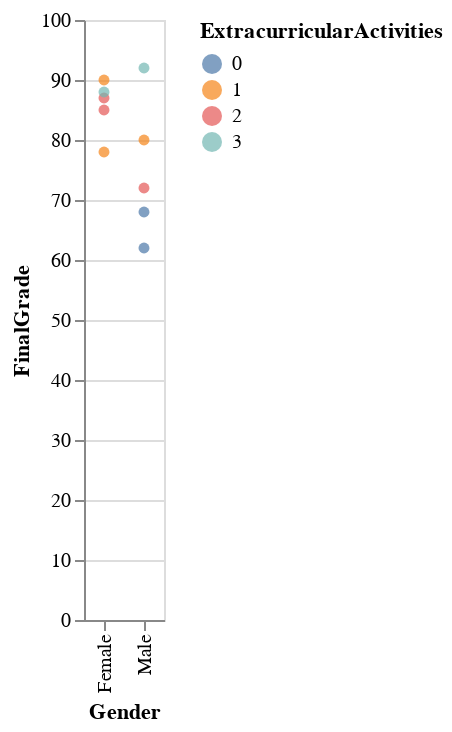

Write notebook code for a chart like this one.
### Code cell
# Gender vs FinalGrade diagrama de dispersion con altair
alt.Chart(df).mark_circle().encode(
    x='Gender',
    y='FinalGrade',
    color='ExtracurricularActivities:N'  # Explicitly specify nominal (N) data type for color
)

### Figure 1 — Vega-Lite specification as saved in the notebook (floating-point values rounded to 4 significant figures)
{"config": {"view": {"continuousWidth": 400, "continuousHeight": 300}}, "data": {"name": "data-83358f34435ed5458ddf4d188b4679f7"}, "mark": "circle", "encoding": {"color": {"field": "ExtracurricularActivities", "type": "nominal"}, "x": {"field": "Gender", "type": "nominal"}, "y": {"field": "FinalGrade", "type": "quantitative"}}, "$schema": "https://vega.github.io/schema/vega-lite/v4.17.0.json", "datasets": {"data-83358f34435ed5458ddf4d188b4679f7": [{"StudentID": 1, "Name": "John", "Gender": "Male", "AttendanceRate": 85, "StudyHoursPerWeek": 15, "PreviousGrade": 78, "ExtracurricularActivities": 1, "ParentalSupport": "High", "FinalGrade": 80}, {"StudentID": 2, "Name": "Sarah", "Gender": "Female", "AttendanceRate": 90, "StudyHoursPerWeek": 20, "PreviousGrade": 85, "ExtracurricularActivities": 2, "ParentalSupport": "Medium", "FinalGrade": 87}, {"StudentID": 3, "Name": "Alex", "Gender": "Male", "AttendanceRate": 78, "StudyHoursPerWeek": 10, "PreviousGrade": 65, "ExtracurricularActivities": 0, "ParentalSupport": "Low", "FinalGrade": 68}, {"StudentID": 4, "Name": "Michael", "Gender": "Male", "AttendanceRate": 92, "StudyHoursPerWeek": 25, "PreviousGrade": 90, "ExtracurricularActivities": 3, "ParentalSupport": "High", "FinalGrade": 92}, {"StudentID": 5, "Name": "Emma", "Gender": "Female", "AttendanceRate": 88, "StudyHoursPerWeek": 18, "PreviousGrade": 82, "ExtracurricularActivities": 2, "ParentalSupport": "Medium", "FinalGrade": 85}, {"StudentID": 6, "Name": "Olivia", "Gender": "Female", "AttendanceRate": 95, "StudyHoursPerWeek": 30, "PreviousGrade": 88, "ExtracurricularActivities": 1, "ParentalSupport": "High", "FinalGrade": 90}, {"StudentID": 7, "Name": "Daniel", "Gender": "Male", "AttendanceRate": 70, "StudyHoursPerWeek": 8, "PreviousGrade": 60, "ExtracurricularActivities": 0, "ParentalSupport": "Low", "FinalGrade": 62}, {"StudentID": 8, "Name": "Sophia", "Gender": "Female", "AttendanceRate": 85, "StudyHoursPerWeek": 17, "PreviousGrade": 77, "ExtracurricularActivities": 1, "ParentalSupport": "Medium", "FinalGrade": 78}, {"StudentID": 9, "Name": "James", "Gender": "Male", "AttendanceRate": 82, "StudyHoursPerWeek": 12, "PreviousGrade": 70, "ExtracurricularActivities": 2, "ParentalSupport": "Low", "FinalGrade": 72}, {"StudentID": 10, "Name": "Isabella", "Gender": "Female", "AttendanceRate": 91, "StudyHoursPerWeek": 22, "PreviousGrade": 86, "ExtracurricularActivities": 3, "ParentalSupport": "High", "FinalGrade": 88}]}}
